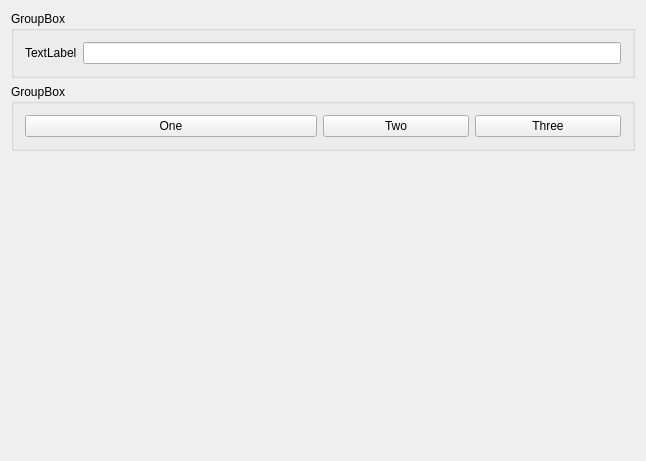
<?xml version="1.0" encoding="UTF-8"?>
<ui version="4.0">
 <class>Widget</class>
 <widget class="QWidget" name="Widget">
  <property name="geometry">
   <rect>
    <x>0</x>
    <y>0</y>
    <width>646</width>
    <height>461</height>
   </rect>
  </property>
  <property name="windowTitle">
   <string>Widget</string>
  </property>
  <layout class="QVBoxLayout" name="verticalLayout">
   <item>
    <widget class="QGroupBox" name="groupBox">
     <property name="title">
      <string>GroupBox</string>
     </property>
     <layout class="QHBoxLayout" name="horizontalLayout">
      <item>
       <widget class="QLabel" name="label">
        <property name="sizePolicy">
         <sizepolicy hsizetype="Preferred" vsizetype="Preferred">
          <horstretch>0</horstretch>
          <verstretch>0</verstretch>
         </sizepolicy>
        </property>
        <property name="text">
         <string>TextLabel</string>
        </property>
       </widget>
      </item>
      <item>
       <widget class="QLineEdit" name="lineEdit">
        <property name="sizePolicy">
         <sizepolicy hsizetype="Expanding" vsizetype="Fixed">
          <horstretch>0</horstretch>
          <verstretch>0</verstretch>
         </sizepolicy>
        </property>
       </widget>
      </item>
     </layout>
    </widget>
   </item>
   <item>
    <widget class="QGroupBox" name="groupBox_2">
     <property name="title">
      <string>GroupBox</string>
     </property>
     <layout class="QHBoxLayout" name="horizontalLayout_2">
      <item>
       <widget class="QPushButton" name="pushButton">
        <property name="sizePolicy">
         <sizepolicy hsizetype="Minimum" vsizetype="Fixed">
          <horstretch>2</horstretch>
          <verstretch>0</verstretch>
         </sizepolicy>
        </property>
        <property name="text">
         <string>One</string>
        </property>
       </widget>
      </item>
      <item>
       <widget class="QPushButton" name="pushButton_2">
        <property name="sizePolicy">
         <sizepolicy hsizetype="Minimum" vsizetype="Fixed">
          <horstretch>1</horstretch>
          <verstretch>0</verstretch>
         </sizepolicy>
        </property>
        <property name="text">
         <string>Two</string>
        </property>
       </widget>
      </item>
      <item>
       <widget class="QPushButton" name="pushButton_3">
        <property name="sizePolicy">
         <sizepolicy hsizetype="Minimum" vsizetype="Fixed">
          <horstretch>1</horstretch>
          <verstretch>0</verstretch>
         </sizepolicy>
        </property>
        <property name="text">
         <string>Three</string>
        </property>
       </widget>
      </item>
     </layout>
    </widget>
   </item>
   <item>
    <spacer name="verticalSpacer">
     <property name="orientation">
      <enum>Qt::Vertical</enum>
     </property>
     <property name="sizeHint" stdset="0">
      <size>
       <width>20</width>
       <height>295</height>
      </size>
     </property>
    </spacer>
   </item>
  </layout>
 </widget>
 <layoutdefault spacing="6" margin="11"/>
 <resources/>
 <connections/>
</ui>
